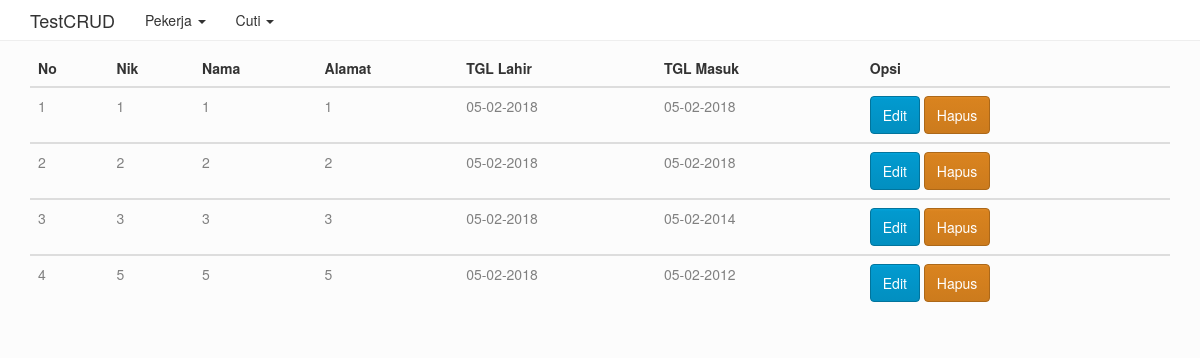
Screenshot of /index.php/kepegawaian_controller with the database file from the repository.
### tables this page shows
CREATE TABLE `pekerja` (
  `nik` int(11) NOT NULL,
  `nama` varchar(30) NOT NULL,
  `alamat` text NOT NULL,
  `tgl_lahir` date NOT NULL,
  `tgl_masuk` date NOT NULL
);

### application/controllers/kepegawaian_controller.php (called while the page is built, shortened)
<?php
class Kepegawaian_controller extends CI_Controller {
	public function __construct()
	{
		$this->load->model('kepegawaian_model');
	}
	public function template($title = '', $page = 'beranda', $params = array())
	{
		$data = array_merge([ 'title' => $title , 'page' => $page ],$params);
		$this->load->view('template', $data);
	}
	public function index()
	{
		$data['pekerja'] = $this->kepegawaian_model->get_multi("","pekerja");
		$this->template('Beranda','beranda', $data);
	}
}

### index.php (called while the page is built, shortened)
<?php
require_once BASEPATH.'core/CodeIgniter.php';

### application/models/kepegawaian_model.php (called while the page is built, shortened)
<?php
class Kepegawaian_model extends CI_Model {
	public function get_multi($where,$tabel)
	{
		$data = $this->db->get($tabel)->result();
		return $data ;
	}
}

### application/views/beranda.php (the view, shortened to what this page needs)
<table class="table table-hover">
		<thead>
		<th class="table-light">No</th>
		<th>Nik</th>
		<th>Nama</th>
		<th>Alamat</th>
		<th>TGL Lahir</th>
		<th>TGL Masuk</th>
		<th>Opsi</th>
	</thead>
	<?php foreach ($pekerja as $key => $value) { ?>
	<tbody>
		<td><?php echo ++$key ?></td>
		<td><?php echo $value->nik ?></td>
		<td><?php echo $value->nama ?></td>
		<td><?php echo $value->alamat ?></td>
		<td><?php echo date("d-m-Y",strtotime($value->tgl_lahir)); ?></td>
		<td><?php echo date("d-m-Y",strtotime($value->tgl_masuk)); ?></td>
		<td>
			<a class="btn btn-info" href="<?php echo base_url('kepegawaian_controller/pekerja/edit/').$value->nik; ?>" title="edit">Edit</a>
			<a class="btn btn-danger" href="<?php echo base_url('kepegawaian_controller/pekerja/delete/').$value->nik; ?>">Hapus</a>
		</td>
	</tbody>
	<?php } ?>
</table>

### rows the page displays
pekerja: nik "1", nama "1", alamat "1", tgl_lahir "05-02-2018", tgl_masuk "05-02-2018"
pekerja: nik "2", nama "2", alamat "2", tgl_lahir "05-02-2018", tgl_masuk "05-02-2018"
pekerja: nik "3", nama "3", alamat "3", tgl_lahir "05-02-2018", tgl_masuk "05-02-2014"
pekerja: nik "5", nama "5", alamat "5", tgl_lahir "05-02-2018", tgl_masuk "05-02-2012"
